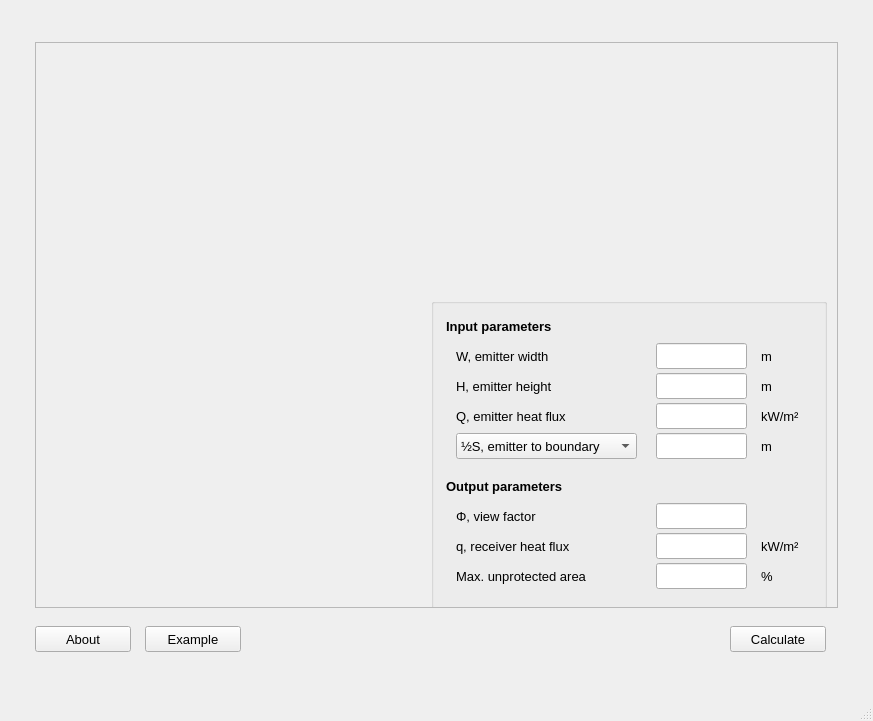
<?xml version="1.0" encoding="UTF-8"?>
<ui version="4.0">
 <class>MainWindow</class>
 <widget class="QMainWindow" name="MainWindow">
  <property name="geometry">
   <rect>
    <x>0</x>
    <y>0</y>
    <width>873</width>
    <height>721</height>
   </rect>
  </property>
  <property name="sizePolicy">
   <sizepolicy hsizetype="Fixed" vsizetype="Fixed">
    <horstretch>0</horstretch>
    <verstretch>0</verstretch>
   </sizepolicy>
  </property>
  <property name="windowTitle">
   <string>MainWindow</string>
  </property>
  <widget class="QWidget" name="centralwidget">
   <layout class="QGridLayout" name="gridLayout">
    <property name="leftMargin">
     <number>35</number>
    </property>
    <property name="topMargin">
     <number>35</number>
    </property>
    <property name="rightMargin">
     <number>35</number>
    </property>
    <property name="bottomMargin">
     <number>35</number>
    </property>
    <item row="0" column="0">
     <widget class="QScrollArea" name="scrollArea">
      <property name="minimumSize">
       <size>
        <width>803</width>
        <height>566</height>
       </size>
      </property>
      <property name="maximumSize">
       <size>
        <width>803</width>
        <height>566</height>
       </size>
      </property>
      <property name="widgetResizable">
       <bool>true</bool>
      </property>
      <widget class="QWidget" name="scrollAreaWidgetContents">
       <property name="geometry">
        <rect>
         <x>0</x>
         <y>0</y>
         <width>801</width>
         <height>564</height>
        </rect>
       </property>
       <widget class="QWidget" name="widget" native="true">
        <property name="geometry">
         <rect>
          <x>0</x>
          <y>0</y>
          <width>796</width>
          <height>566</height>
         </rect>
        </property>
        <property name="minimumSize">
         <size>
          <width>796</width>
          <height>566</height>
         </size>
        </property>
        <property name="maximumSize">
         <size>
          <width>796</width>
          <height>566</height>
         </size>
        </property>
        <widget class="QGroupBox" name="groupBox_in">
         <property name="enabled">
          <bool>true</bool>
         </property>
         <property name="geometry">
          <rect>
           <x>395</x>
           <y>255</y>
           <width>396</width>
           <height>311</height>
          </rect>
         </property>
         <property name="title">
          <string/>
         </property>
         <widget class="QLabel" name="label_unit_S_or_UA">
          <property name="geometry">
           <rect>
            <x>330</x>
            <y>135</y>
            <width>40</width>
            <height>26</height>
           </rect>
          </property>
          <property name="minimumSize">
           <size>
            <width>0</width>
            <height>0</height>
           </size>
          </property>
          <property name="maximumSize">
           <size>
            <width>16777215</width>
            <height>16777215</height>
           </size>
          </property>
          <property name="font">
           <font>
            <pointsize>10</pointsize>
           </font>
          </property>
          <property name="text">
           <string>m</string>
          </property>
         </widget>
         <widget class="QLabel" name="label_34">
          <property name="geometry">
           <rect>
            <x>330</x>
            <y>105</y>
            <width>40</width>
            <height>26</height>
           </rect>
          </property>
          <property name="minimumSize">
           <size>
            <width>0</width>
            <height>0</height>
           </size>
          </property>
          <property name="maximumSize">
           <size>
            <width>16777215</width>
            <height>16777215</height>
           </size>
          </property>
          <property name="font">
           <font>
            <pointsize>10</pointsize>
           </font>
          </property>
          <property name="text">
           <string>kW/m²</string>
          </property>
         </widget>
         <widget class="QLabel" name="label_33">
          <property name="geometry">
           <rect>
            <x>330</x>
            <y>75</y>
            <width>40</width>
            <height>26</height>
           </rect>
          </property>
          <property name="minimumSize">
           <size>
            <width>0</width>
            <height>0</height>
           </size>
          </property>
          <property name="maximumSize">
           <size>
            <width>16777215</width>
            <height>16777215</height>
           </size>
          </property>
          <property name="font">
           <font>
            <pointsize>10</pointsize>
           </font>
          </property>
          <property name="text">
           <string>m</string>
          </property>
         </widget>
         <widget class="QLabel" name="label_32">
          <property name="geometry">
           <rect>
            <x>330</x>
            <y>45</y>
            <width>40</width>
            <height>26</height>
           </rect>
          </property>
          <property name="minimumSize">
           <size>
            <width>0</width>
            <height>0</height>
           </size>
          </property>
          <property name="maximumSize">
           <size>
            <width>16777215</width>
            <height>16777215</height>
           </size>
          </property>
          <property name="font">
           <font>
            <pointsize>10</pointsize>
           </font>
          </property>
          <property name="text">
           <string>m</string>
          </property>
         </widget>
         <widget class="QLineEdit" name="lineEdit_W">
          <property name="geometry">
           <rect>
            <x>225</x>
            <y>45</y>
            <width>91</width>
            <height>26</height>
           </rect>
          </property>
          <property name="sizePolicy">
           <sizepolicy hsizetype="Fixed" vsizetype="Fixed">
            <horstretch>0</horstretch>
            <verstretch>0</verstretch>
           </sizepolicy>
          </property>
          <property name="minimumSize">
           <size>
            <width>0</width>
            <height>0</height>
           </size>
          </property>
          <property name="maximumSize">
           <size>
            <width>16777215</width>
            <height>16777215</height>
           </size>
          </property>
          <property name="baseSize">
           <size>
            <width>0</width>
            <height>0</height>
           </size>
          </property>
          <property name="font">
           <font>
            <pointsize>10</pointsize>
           </font>
          </property>
          <property name="mouseTracking">
           <bool>true</bool>
          </property>
          <property name="toolTip">
           <string>Positive float.</string>
          </property>
          <property name="statusTip">
           <string>Positive float.</string>
          </property>
         </widget>
         <widget class="QLineEdit" name="lineEdit_H">
          <property name="geometry">
           <rect>
            <x>225</x>
            <y>75</y>
            <width>91</width>
            <height>26</height>
           </rect>
          </property>
          <property name="sizePolicy">
           <sizepolicy hsizetype="Fixed" vsizetype="Fixed">
            <horstretch>0</horstretch>
            <verstretch>0</verstretch>
           </sizepolicy>
          </property>
          <property name="minimumSize">
           <size>
            <width>0</width>
            <height>0</height>
           </size>
          </property>
          <property name="maximumSize">
           <size>
            <width>16777215</width>
            <height>16777215</height>
           </size>
          </property>
          <property name="baseSize">
           <size>
            <width>0</width>
            <height>0</height>
           </size>
          </property>
          <property name="font">
           <font>
            <pointsize>10</pointsize>
           </font>
          </property>
          <property name="toolTip">
           <string>Positive float.</string>
          </property>
          <property name="statusTip">
           <string>Positive float.</string>
          </property>
         </widget>
         <widget class="QLineEdit" name="lineEdit_S_or_UA">
          <property name="geometry">
           <rect>
            <x>225</x>
            <y>135</y>
            <width>91</width>
            <height>26</height>
           </rect>
          </property>
          <property name="sizePolicy">
           <sizepolicy hsizetype="Fixed" vsizetype="Fixed">
            <horstretch>0</horstretch>
            <verstretch>0</verstretch>
           </sizepolicy>
          </property>
          <property name="minimumSize">
           <size>
            <width>0</width>
            <height>0</height>
           </size>
          </property>
          <property name="maximumSize">
           <size>
            <width>16777215</width>
            <height>16777215</height>
           </size>
          </property>
          <property name="baseSize">
           <size>
            <width>0</width>
            <height>0</height>
           </size>
          </property>
          <property name="font">
           <font>
            <pointsize>10</pointsize>
           </font>
          </property>
          <property name="toolTip">
           <string>Positive float.</string>
          </property>
          <property name="statusTip">
           <string>Positive float.</string>
          </property>
         </widget>
         <widget class="QLineEdit" name="lineEdit_Q">
          <property name="geometry">
           <rect>
            <x>225</x>
            <y>105</y>
            <width>91</width>
            <height>26</height>
           </rect>
          </property>
          <property name="sizePolicy">
           <sizepolicy hsizetype="Fixed" vsizetype="Fixed">
            <horstretch>0</horstretch>
            <verstretch>0</verstretch>
           </sizepolicy>
          </property>
          <property name="minimumSize">
           <size>
            <width>0</width>
            <height>0</height>
           </size>
          </property>
          <property name="maximumSize">
           <size>
            <width>16777215</width>
            <height>16777215</height>
           </size>
          </property>
          <property name="baseSize">
           <size>
            <width>0</width>
            <height>0</height>
           </size>
          </property>
          <property name="font">
           <font>
            <pointsize>10</pointsize>
           </font>
          </property>
          <property name="toolTip">
           <string>Positive float. {'Reduced fire load': 84, 'Normal fire load': 168}.</string>
          </property>
          <property name="statusTip">
           <string>Positive float. {'Reduced fire load': 84, 'Normal fire load': 168}.</string>
          </property>
         </widget>
         <widget class="QComboBox" name="comboBox_S_or_UA">
          <property name="geometry">
           <rect>
            <x>25</x>
            <y>135</y>
            <width>181</width>
            <height>26</height>
           </rect>
          </property>
          <property name="sizePolicy">
           <sizepolicy hsizetype="Preferred" vsizetype="Preferred">
            <horstretch>0</horstretch>
            <verstretch>0</verstretch>
           </sizepolicy>
          </property>
          <property name="minimumSize">
           <size>
            <width>0</width>
            <height>0</height>
           </size>
          </property>
          <property name="maximumSize">
           <size>
            <width>9999</width>
            <height>9999</height>
           </size>
          </property>
          <property name="font">
           <font>
            <pointsize>10</pointsize>
           </font>
          </property>
          <property name="toolTip">
           <string>This should be dealt within gui logic</string>
          </property>
          <property name="statusTip">
           <string>This should be dealt within gui logic</string>
          </property>
          <item>
           <property name="text">
            <string>½S, emitter to boundary</string>
           </property>
          </item>
          <item>
           <property name="text">
            <string>Unprotected area</string>
           </property>
          </item>
         </widget>
         <widget class="QLabel" name="label_23">
          <property name="geometry">
           <rect>
            <x>25</x>
            <y>105</y>
            <width>181</width>
            <height>26</height>
           </rect>
          </property>
          <property name="sizePolicy">
           <sizepolicy hsizetype="Fixed" vsizetype="Fixed">
            <horstretch>0</horstretch>
            <verstretch>0</verstretch>
           </sizepolicy>
          </property>
          <property name="minimumSize">
           <size>
            <width>0</width>
            <height>0</height>
           </size>
          </property>
          <property name="maximumSize">
           <size>
            <width>9999</width>
            <height>9999</height>
           </size>
          </property>
          <property name="font">
           <font>
            <pointsize>10</pointsize>
           </font>
          </property>
          <property name="toolTip">
           <string>Emitter thermal heat flux.</string>
          </property>
          <property name="statusTip">
           <string>Emitter thermal heat flux.</string>
          </property>
          <property name="text">
           <string>Q, emitter heat flux</string>
          </property>
         </widget>
         <widget class="QLabel" name="label_26">
          <property name="geometry">
           <rect>
            <x>25</x>
            <y>75</y>
            <width>181</width>
            <height>26</height>
           </rect>
          </property>
          <property name="sizePolicy">
           <sizepolicy hsizetype="Fixed" vsizetype="Fixed">
            <horstretch>0</horstretch>
            <verstretch>0</verstretch>
           </sizepolicy>
          </property>
          <property name="minimumSize">
           <size>
            <width>0</width>
            <height>0</height>
           </size>
          </property>
          <property name="maximumSize">
           <size>
            <width>9999</width>
            <height>9999</height>
           </size>
          </property>
          <property name="font">
           <font>
            <pointsize>10</pointsize>
           </font>
          </property>
          <property name="toolTip">
           <string>Height of emitter.</string>
          </property>
          <property name="statusTip">
           <string>Height of emitter.</string>
          </property>
          <property name="text">
           <string>H, emitter height</string>
          </property>
         </widget>
         <widget class="QLabel" name="label_30">
          <property name="geometry">
           <rect>
            <x>25</x>
            <y>45</y>
            <width>181</width>
            <height>26</height>
           </rect>
          </property>
          <property name="minimumSize">
           <size>
            <width>0</width>
            <height>0</height>
           </size>
          </property>
          <property name="maximumSize">
           <size>
            <width>9999</width>
            <height>9999</height>
           </size>
          </property>
          <property name="font">
           <font>
            <pointsize>10</pointsize>
           </font>
          </property>
          <property name="toolTip">
           <string>Width of emitter.</string>
          </property>
          <property name="statusTip">
           <string>Width of emitter.</string>
          </property>
          <property name="text">
           <string>W, emitter width</string>
          </property>
         </widget>
         <widget class="QLabel" name="label_out_q">
          <property name="geometry">
           <rect>
            <x>25</x>
            <y>235</y>
            <width>181</width>
            <height>26</height>
           </rect>
          </property>
          <property name="sizePolicy">
           <sizepolicy hsizetype="Fixed" vsizetype="Fixed">
            <horstretch>0</horstretch>
            <verstretch>0</verstretch>
           </sizepolicy>
          </property>
          <property name="minimumSize">
           <size>
            <width>20</width>
            <height>0</height>
           </size>
          </property>
          <property name="maximumSize">
           <size>
            <width>16777215</width>
            <height>16777215</height>
           </size>
          </property>
          <property name="font">
           <font>
            <pointsize>10</pointsize>
           </font>
          </property>
          <property name="toolTip">
           <string>Solved heat flux at receiver surface when 100 % unprotected.</string>
          </property>
          <property name="statusTip">
           <string>Solved heat flux at receiver surface when 100 % unprotected.</string>
          </property>
          <property name="text">
           <string>q, receiver heat flux</string>
          </property>
         </widget>
         <widget class="QLineEdit" name="lineEdit_out_Phi">
          <property name="geometry">
           <rect>
            <x>225</x>
            <y>205</y>
            <width>91</width>
            <height>26</height>
           </rect>
          </property>
          <property name="sizePolicy">
           <sizepolicy hsizetype="Fixed" vsizetype="Fixed">
            <horstretch>0</horstretch>
            <verstretch>0</verstretch>
           </sizepolicy>
          </property>
          <property name="minimumSize">
           <size>
            <width>0</width>
            <height>0</height>
           </size>
          </property>
          <property name="maximumSize">
           <size>
            <width>16777215</width>
            <height>16777215</height>
           </size>
          </property>
          <property name="font">
           <font>
            <pointsize>10</pointsize>
           </font>
          </property>
          <property name="toolTip">
           <string/>
          </property>
         </widget>
         <widget class="QLabel" name="label_out_Phi">
          <property name="geometry">
           <rect>
            <x>25</x>
            <y>205</y>
            <width>181</width>
            <height>26</height>
           </rect>
          </property>
          <property name="sizePolicy">
           <sizepolicy hsizetype="Fixed" vsizetype="Fixed">
            <horstretch>0</horstretch>
            <verstretch>0</verstretch>
           </sizepolicy>
          </property>
          <property name="minimumSize">
           <size>
            <width>40</width>
            <height>0</height>
           </size>
          </property>
          <property name="maximumSize">
           <size>
            <width>16777215</width>
            <height>16777215</height>
           </size>
          </property>
          <property name="font">
           <font>
            <pointsize>10</pointsize>
           </font>
          </property>
          <property name="toolTip">
           <string>Solved view factor.</string>
          </property>
          <property name="statusTip">
           <string>Solved view factor.</string>
          </property>
          <property name="text">
           <string>Φ, view factor</string>
          </property>
         </widget>
         <widget class="QLabel" name="label_out_q_unit">
          <property name="geometry">
           <rect>
            <x>330</x>
            <y>235</y>
            <width>40</width>
            <height>26</height>
           </rect>
          </property>
          <property name="font">
           <font>
            <pointsize>10</pointsize>
           </font>
          </property>
          <property name="text">
           <string>kW/m²</string>
          </property>
         </widget>
         <widget class="QLineEdit" name="lineEdit_out_S_or_UA">
          <property name="geometry">
           <rect>
            <x>225</x>
            <y>265</y>
            <width>91</width>
            <height>26</height>
           </rect>
          </property>
          <property name="sizePolicy">
           <sizepolicy hsizetype="Fixed" vsizetype="Fixed">
            <horstretch>0</horstretch>
            <verstretch>0</verstretch>
           </sizepolicy>
          </property>
          <property name="minimumSize">
           <size>
            <width>0</width>
            <height>0</height>
           </size>
          </property>
          <property name="maximumSize">
           <size>
            <width>16777215</width>
            <height>16777215</height>
           </size>
          </property>
          <property name="font">
           <font>
            <pointsize>10</pointsize>
           </font>
          </property>
         </widget>
         <widget class="QLabel" name="label_out_S_or_UA">
          <property name="geometry">
           <rect>
            <x>25</x>
            <y>265</y>
            <width>181</width>
            <height>26</height>
           </rect>
          </property>
          <property name="sizePolicy">
           <sizepolicy hsizetype="Fixed" vsizetype="Fixed">
            <horstretch>0</horstretch>
            <verstretch>0</verstretch>
           </sizepolicy>
          </property>
          <property name="minimumSize">
           <size>
            <width>20</width>
            <height>0</height>
           </size>
          </property>
          <property name="maximumSize">
           <size>
            <width>16777215</width>
            <height>16777215</height>
           </size>
          </property>
          <property name="font">
           <font>
            <pointsize>10</pointsize>
           </font>
          </property>
          <property name="toolTip">
           <string>Solved maximum permissible unprotected area.</string>
          </property>
          <property name="statusTip">
           <string>Solved maximum permissible unprotected area.</string>
          </property>
          <property name="text">
           <string>Max. unprotected area</string>
          </property>
         </widget>
         <widget class="QLineEdit" name="lineEdit_out_q">
          <property name="geometry">
           <rect>
            <x>225</x>
            <y>235</y>
            <width>91</width>
            <height>26</height>
           </rect>
          </property>
          <property name="sizePolicy">
           <sizepolicy hsizetype="Fixed" vsizetype="Fixed">
            <horstretch>0</horstretch>
            <verstretch>0</verstretch>
           </sizepolicy>
          </property>
          <property name="minimumSize">
           <size>
            <width>0</width>
            <height>0</height>
           </size>
          </property>
          <property name="maximumSize">
           <size>
            <width>16777215</width>
            <height>16777215</height>
           </size>
          </property>
          <property name="font">
           <font>
            <pointsize>10</pointsize>
           </font>
          </property>
         </widget>
         <widget class="QLabel" name="label_out_S_or_UA_unit">
          <property name="geometry">
           <rect>
            <x>330</x>
            <y>265</y>
            <width>40</width>
            <height>26</height>
           </rect>
          </property>
          <property name="font">
           <font>
            <pointsize>10</pointsize>
           </font>
          </property>
          <property name="text">
           <string>%</string>
          </property>
         </widget>
         <widget class="QLabel" name="label_output_parameters">
          <property name="geometry">
           <rect>
            <x>15</x>
            <y>175</y>
            <width>181</width>
            <height>26</height>
           </rect>
          </property>
          <property name="sizePolicy">
           <sizepolicy hsizetype="Fixed" vsizetype="Fixed">
            <horstretch>0</horstretch>
            <verstretch>0</verstretch>
           </sizepolicy>
          </property>
          <property name="minimumSize">
           <size>
            <width>40</width>
            <height>0</height>
           </size>
          </property>
          <property name="maximumSize">
           <size>
            <width>16777215</width>
            <height>16777215</height>
           </size>
          </property>
          <property name="font">
           <font>
            <pointsize>10</pointsize>
            <weight>75</weight>
            <bold>true</bold>
           </font>
          </property>
          <property name="toolTip">
           <string>Solved view factor.</string>
          </property>
          <property name="statusTip">
           <string>Solved view factor.</string>
          </property>
          <property name="text">
           <string>Output parameters</string>
          </property>
         </widget>
         <widget class="QLabel" name="label_input_parameters">
          <property name="geometry">
           <rect>
            <x>15</x>
            <y>15</y>
            <width>181</width>
            <height>26</height>
           </rect>
          </property>
          <property name="sizePolicy">
           <sizepolicy hsizetype="Fixed" vsizetype="Fixed">
            <horstretch>0</horstretch>
            <verstretch>0</verstretch>
           </sizepolicy>
          </property>
          <property name="minimumSize">
           <size>
            <width>40</width>
            <height>0</height>
           </size>
          </property>
          <property name="maximumSize">
           <size>
            <width>16777215</width>
            <height>16777215</height>
           </size>
          </property>
          <property name="font">
           <font>
            <pointsize>10</pointsize>
            <weight>75</weight>
            <bold>true</bold>
           </font>
          </property>
          <property name="toolTip">
           <string>Solved view factor.</string>
          </property>
          <property name="statusTip">
           <string>Solved view factor.</string>
          </property>
          <property name="text">
           <string>Input parameters</string>
          </property>
         </widget>
        </widget>
        <widget class="QLabel" name="label_image_page">
         <property name="geometry">
          <rect>
           <x>0</x>
           <y>0</y>
           <width>796</width>
           <height>566</height>
          </rect>
         </property>
         <property name="minimumSize">
          <size>
           <width>796</width>
           <height>566</height>
          </size>
         </property>
         <property name="maximumSize">
          <size>
           <width>796</width>
           <height>566</height>
          </size>
         </property>
         <property name="text">
          <string/>
         </property>
         <property name="pixmap">
          <pixmap>../../../../../../../Library/Mobile Documents/6LVTQB9699~com~seriflabs~affinitydesigner/Documents/FSEUTIL/png/0402_page_794_560.png</pixmap>
         </property>
        </widget>
        <widget class="QLabel" name="label_image_figure">
         <property name="geometry">
          <rect>
           <x>15</x>
           <y>0</y>
           <width>342</width>
           <height>284</height>
          </rect>
         </property>
         <property name="text">
          <string/>
         </property>
         <property name="pixmap">
          <pixmap>../../../../../../../Library/Mobile Documents/6LVTQB9699~com~seriflabs~affinitydesigner/Documents/FSEUTIL/png/0402_figure_342_284.png</pixmap>
         </property>
        </widget>
        <zorder>label_image_page</zorder>
        <zorder>groupBox_in</zorder>
        <zorder>label_image_figure</zorder>
       </widget>
      </widget>
     </widget>
    </item>
    <item row="1" column="0">
     <widget class="QWidget" name="widget_2" native="true">
      <property name="minimumSize">
       <size>
        <width>791</width>
        <height>36</height>
       </size>
      </property>
      <property name="maximumSize">
       <size>
        <width>791</width>
        <height>36</height>
       </size>
      </property>
      <widget class="QPushButton" name="pushButton_ok">
       <property name="geometry">
        <rect>
         <x>695</x>
         <y>5</y>
         <width>96</width>
         <height>26</height>
        </rect>
       </property>
       <property name="font">
        <font>
         <pointsize>10</pointsize>
        </font>
       </property>
       <property name="toolTip">
        <string>Calculate or press Enter.</string>
       </property>
       <property name="statusTip">
        <string>Calculate or press Enter.</string>
       </property>
       <property name="text">
        <string>Calculate</string>
       </property>
      </widget>
      <widget class="QPushButton" name="pushButton_example">
       <property name="geometry">
        <rect>
         <x>110</x>
         <y>5</y>
         <width>96</width>
         <height>26</height>
        </rect>
       </property>
       <property name="font">
        <font>
         <pointsize>10</pointsize>
        </font>
       </property>
       <property name="toolTip">
        <string>Generate example input parameters.</string>
       </property>
       <property name="statusTip">
        <string>Generate example input parameters.</string>
       </property>
       <property name="text">
        <string>Example</string>
       </property>
      </widget>
      <widget class="QPushButton" name="pushButton_about">
       <property name="geometry">
        <rect>
         <x>0</x>
         <y>5</y>
         <width>96</width>
         <height>26</height>
        </rect>
       </property>
       <property name="font">
        <font>
         <pointsize>10</pointsize>
        </font>
       </property>
       <property name="toolTip">
        <string>Generate example input parameters.</string>
       </property>
       <property name="statusTip">
        <string>Generate example input parameters.</string>
       </property>
       <property name="text">
        <string>About</string>
       </property>
      </widget>
     </widget>
    </item>
   </layout>
  </widget>
  <widget class="QMenuBar" name="menubar">
   <property name="geometry">
    <rect>
     <x>0</x>
     <y>0</y>
     <width>873</width>
     <height>22</height>
    </rect>
   </property>
  </widget>
  <widget class="QStatusBar" name="statusbar"/>
 </widget>
 <tabstops>
  <tabstop>lineEdit_W</tabstop>
  <tabstop>lineEdit_H</tabstop>
  <tabstop>lineEdit_Q</tabstop>
  <tabstop>comboBox_S_or_UA</tabstop>
  <tabstop>lineEdit_S_or_UA</tabstop>
  <tabstop>lineEdit_out_Phi</tabstop>
  <tabstop>lineEdit_out_q</tabstop>
  <tabstop>lineEdit_out_S_or_UA</tabstop>
 </tabstops>
 <resources/>
 <connections/>
</ui>
